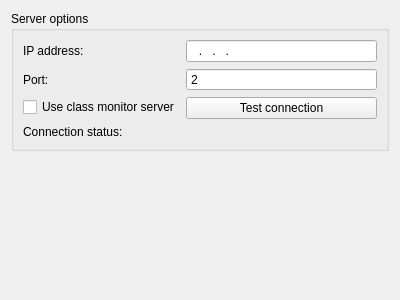
<?xml version="1.0" encoding="UTF-8"?>
<ui version="4.0">
 <class>connectionOptions</class>
 <widget class="QWidget" name="connectionOptions">
  <property name="geometry">
   <rect>
    <x>0</x>
    <y>0</y>
    <width>400</width>
    <height>300</height>
   </rect>
  </property>
  <property name="windowTitle">
   <string notr="true"/>
  </property>
  <layout class="QHBoxLayout" name="horizontalLayout">
   <item alignment="Qt::AlignTop">
    <widget class="QFrame" name="mainFrame">
     <property name="frameShape">
      <enum>QFrame::NoFrame</enum>
     </property>
     <property name="frameShadow">
      <enum>QFrame::Plain</enum>
     </property>
     <layout class="QVBoxLayout" name="verticalLayout">
      <property name="leftMargin">
       <number>0</number>
      </property>
      <property name="topMargin">
       <number>0</number>
      </property>
      <property name="rightMargin">
       <number>0</number>
      </property>
      <property name="bottomMargin">
       <number>0</number>
      </property>
      <item>
       <widget class="QGroupBox" name="serverOptions">
        <property name="sizePolicy">
         <sizepolicy hsizetype="Preferred" vsizetype="Fixed">
          <horstretch>0</horstretch>
          <verstretch>0</verstretch>
         </sizepolicy>
        </property>
        <property name="title">
         <string>Server options</string>
        </property>
        <layout class="QFormLayout" name="formLayout">
         <item row="0" column="0">
          <widget class="QLabel" name="IPLabel">
           <property name="text">
            <string>IP address:</string>
           </property>
          </widget>
         </item>
         <item row="0" column="1">
          <widget class="QLineEdit" name="IPEdit">
           <property name="inputMask">
            <string>000.000.000.000</string>
           </property>
          </widget>
         </item>
         <item row="1" column="0">
          <widget class="QLabel" name="portLabel">
           <property name="text">
            <string>Port:</string>
           </property>
          </widget>
         </item>
         <item row="2" column="0">
          <widget class="QCheckBox" name="serverCheckBox">
           <property name="text">
            <string extracomment="Do not translate class monitor">Use class monitor server</string>
           </property>
          </widget>
         </item>
         <item row="2" column="1">
          <widget class="QPushButton" name="testButton">
           <property name="text">
            <string>Test connection</string>
           </property>
          </widget>
         </item>
         <item row="3" column="0">
          <widget class="QLabel" name="statusLabel">
           <property name="text">
            <string>Connection status:</string>
           </property>
          </widget>
         </item>
         <item row="3" column="1">
          <widget class="QLabel" name="statusValueLabel">
           <property name="text">
            <string notr="true"/>
           </property>
          </widget>
         </item>
         <item row="1" column="1">
          <widget class="QSpinBox" name="portEdit">
           <property name="sizePolicy">
            <sizepolicy hsizetype="Expanding" vsizetype="Fixed">
             <horstretch>0</horstretch>
             <verstretch>0</verstretch>
            </sizepolicy>
           </property>
           <property name="buttonSymbols">
            <enum>QAbstractSpinBox::NoButtons</enum>
           </property>
           <property name="minimum">
            <number>2</number>
           </property>
           <property name="maximum">
            <number>65535</number>
           </property>
          </widget>
         </item>
        </layout>
       </widget>
      </item>
     </layout>
    </widget>
   </item>
  </layout>
 </widget>
 <resources/>
 <connections/>
</ui>
